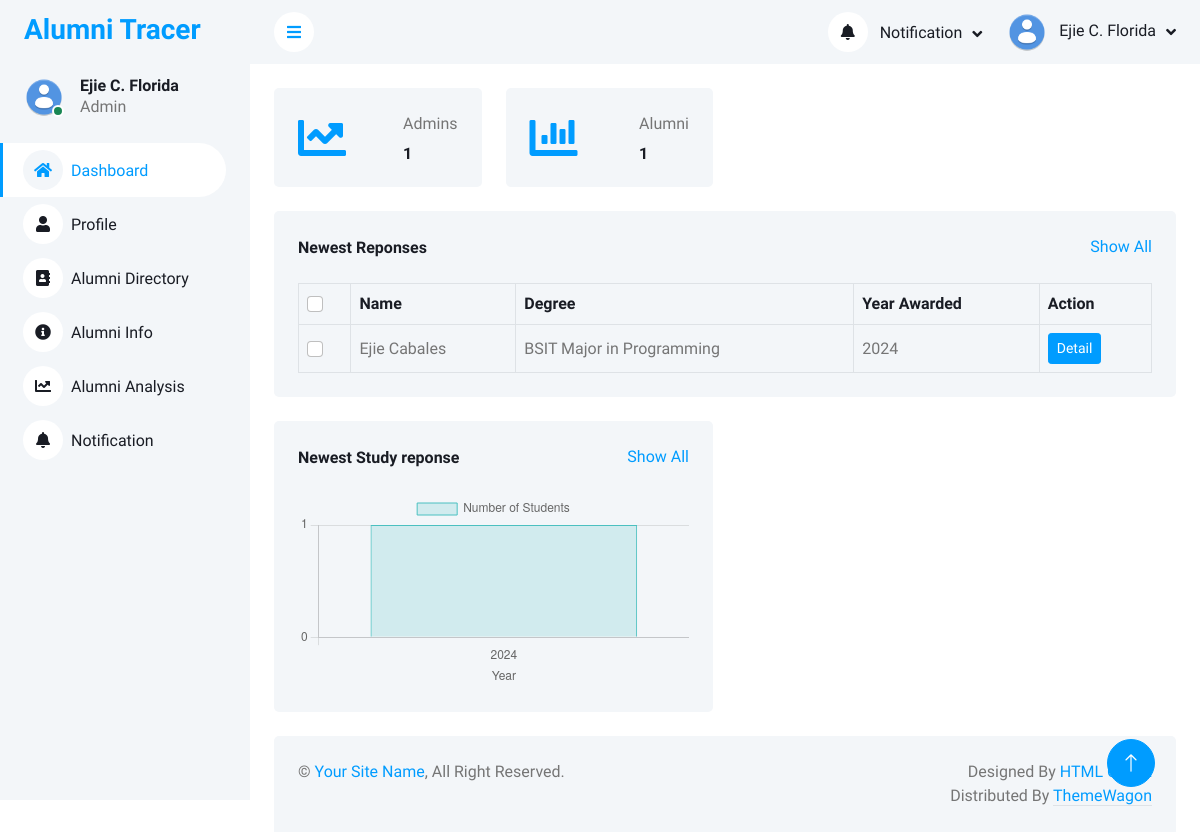
Before: /php_files/admin_dashboard.php (signed in) with the older database file.
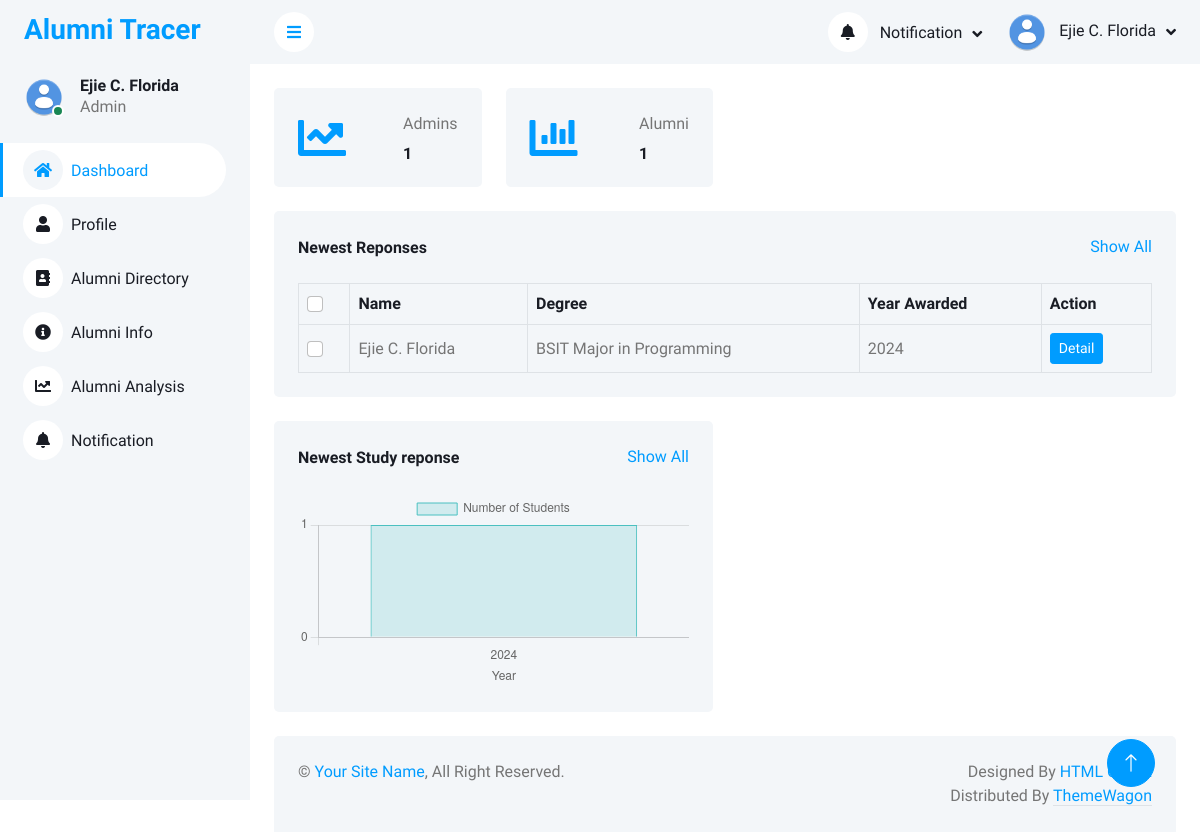
After: the same page with the newer database file.
### tables this page shows
CREATE TABLE `l_study_response` (
  `id` int(11) NOT NULL,
  `gmail` varchar(255) NOT NULL,
  `choose_school` varchar(255) NOT NULL,
  `name` varchar(255) NOT NULL,
  `sex` varchar(255) DEFAULT NULL,
  `age` int(3) DEFAULT NULL,
  `degree` varchar(255) DEFAULT NULL,
  `year_awarded` year(4) DEFAULT NULL,
  `current_study` text DEFAULT NULL,
  `if_no_jobs` text DEFAULT NULL,
  `if_yes_details` text DEFAULT NULL,
  `pursue_reasons` text DEFAULT NULL,
  `current_position` text DEFAULT NULL,
  `other_position` text DEFAULT NULL,
  `time_to_job` text DEFAULT NULL,
  `time_gap` text DEFAULT NULL,
  `employment_history` text DEFAULT NULL,
  `job_info_source` text DEFAULT NULL,
  `other_job_info` varchar(255) DEFAULT NULL,
  `job_qualifications` text DEFAULT NULL,
  `gross_salary` varchar(50) DEFAULT NULL,
  `job_benefits` text DEFAULT NULL,
  `work_location` varchar(255) DEFAULT NULL,
  `num_employees` varchar(255) DEFAULT NULL,
  `work_nature` varchar(255) DEFAULT NULL,
  `other_work_nature_text` text DEFAULT NULL,
  `proof_image` varchar(255) DEFAULT NULL,
  `job_problem` varchar(255) DEFAULT NULL,
  `problem_elaboration` text DEFAULT NULL,
  `self_employed_reason` text DEFAULT NULL,
  `knowledge_enhance` text DEFAULT NULL,
  `problem_solving` text DEFAULT NULL,
  `research_skills` text DEFAULT NULL,
  `learning_efficiency` text DEFAULT NULL,
  `communication_skills` text DEFAULT NULL,
  `more_inclined` text DEFAULT NULL,
  `team_spirit` text DEFAULT NULL,
  `job_relevance` varchar(255) DEFAULT NULL,
  `applied_course` varchar(255) DEFAULT NULL,
  `possible_reasons` varchar(255) DEFAULT NULL,
  `other_reasons` text DEFAULT NULL,
  `present_job` varchar(255) DEFAULT NULL,
  `other_job` text DEFAULT NULL,
  `range_module` text DEFAULT NULL,
  `optional_module` text DEFAULT NULL,
  `relevance` text DEFAULT NULL,
  `worlkload` text DEFAULT NULL,
  `solving` text DEFAULT NULL,
  `learning` text DEFAULT NULL,
  `placement` text DEFAULT NULL,
  `environment` text DEFAULT NULL,
  `quality` text DEFAULT NULL,
  `job_satisfaction` varchar(255) DEFAULT NULL,
  `job_stay` varchar(255) DEFAULT NULL,
  `stay_other_text` text DEFAULT NULL,
  `status` text DEFAULT NULL,
  `created_at` timestamp NOT NULL DEFAULT current_timestamp(),
  `check_mode` int(11) NOT NULL
);

### php_files/admin_dashboard.php (the view, shortened to what the changed rows need)
<?php
include("../connection/conn.php");
function decryptData($encryptedData)
{
    $key = ENCRYPTION_KEY;
    $data = base64_decode($encryptedData);
    $ivLength = openssl_cipher_iv_length('aes-256-cbc');
    $iv = substr($data, 0, $ivLength);
    $encrypted = substr($data, $ivLength);
    return openssl_decrypt($encrypted, 'aes-256-cbc', $key, 0, $iv);
}
$responseSql = "SELECT id, `name`, degree, year_awarded FROM l_study_response ORDER BY created_at DESC  LIMIT 5";
$responseQry = mysqli_query($conn, $responseSql);
$alumniSql = "SELECT degree, year_awarded, COUNT(*) as student_count
        FROM l_study_response
        GROUP BY  year_awarded
        ORDER BY year_awarded";
$alumniQry = mysqli_query($conn, $alumniSql);
$years_degrees = [];
$student_counts = [];
while ($row = mysqli_fetch_assoc($alumniQry)) {
    $years_degrees[] = $row['year_awarded'];
    $student_counts[] = $row['student_count'];
}
$years_degrees_json = json_encode($years_degrees);
$student_counts_json = json_encode($student_counts);
?>
<!DOCTYPE html>
<html lang="en">
<head>
    <link href="https://cdnjs.cloudflare.com/ajax/libs/font-awesome/5.10.0/css/all.min.css" rel="stylesheet">
    <link href="https://cdn.jsdelivr.net/npm/bootstrap-icons@1.4.1/font/bootstrap-icons.css" rel="stylesheet">
    <link href="../template/lib/owlcarousel/assets/owl.carousel.min.css" rel="stylesheet">
    <link href="../template/lib/tempusdominus/css/tempusdominus-bootstrap-4.min.css" rel="stylesheet" />
    <link href="../template/css/bootstrap.min.css" rel="stylesheet">
    <link href="../template/css/style.css" rel="stylesheet">
</head>
<body>
    <div class="container-xxl position-relative bg-white d-flex p-0">
        <div class="content">
            <div class="container-fluid pt-4 px-4">
                <div class="bg-light text-center rounded p-4">
                    <div class="table-responsive">
                        <table class="table text-start align-middle table-bordered table-hover mb-0">
                            <thead>
                                <tr class="text-dark">
                                    <th scope="col"><input class="form-check-input" type="checkbox"></th>
                                    <th scope="col">Name</th>
                                    <th scope="col">Degree</th>
                                    <th scope="col">Year Awarded</th>
                                    <th scope="col">Action</th>
                                </tr>
                            </thead>
                            <tbody>
                                <?php
                                if ($responseQry) {
                                    while ($response = mysqli_fetch_assoc($responseQry)) {
                                ?>
                                        <tr>
                                            <td><input class="form-check-input" type="checkbox"></td>
                                            <td> <?php echo decryptData($response["name"]); ?> </td>
                                            <td> <?php echo decryptData($response["degree"]); ?> </td>
                                            <td> <?php echo $response["year_awarded"]; ?> </td>
                                            <td><a class="btn btn-sm btn-primary" href="">Detail</a></td>
                                        </tr>
                                <?php
                                    }
                                } else {
                                    echo "
                                        <tr>
                                            <td colspan='5'>No data found</td>
                                        </tr>
                                    ";
                                }
                                ?>
                            </tbody>
                        </table>
                    </div>
                </div>
            </div>
        </div>
    </div>
    <script>
        document.addEventListener("DOMContentLoaded", function() {
            // Get the canvas element by ID
            var ctx = document.getElementById("alumni-graph").getContext('2d');
            // Fetch the data from PHP (passed as JSON)
            var labels = <?php echo $years_degrees_json; ?>; // Year and Degree labels
            var data = <?php echo $student_counts_json; ?>; // Student counts
            // Create a new bar chart
            var studentsChart = new Chart(ctx, {
                type: 'bar',
                data: {
                    labels: labels, // Dynamic labels (Year - Degree)
                    datasets: [{
                        label: 'Number of Students',
                        data: data, // Dynamic data (student counts)
                        backgroundColor: 'rgba(75, 192, 192, 0.2)',
                        borderColor: 'rgba(75, 192, 192, 1)',
                        borderWidth: 1
                    }]
                },
                options: {
                    responsive: true,
                    scales: {
                        x: {
                            title: {
                                display: true,
                                text: 'Year'
                            }
                        },
                        y: {
                            ticks: {
                                stepSize: 1, // Ensure step size is 1 to only show whole numbers
                                callback: function(value) {
                                    if (Number.isInteger(value)) {
                                        return value; // Only return whole numbers
                                    }
                                }
                            }
                        },
                        beginAtZero: true // Ensures the y-axis starts at 0
                    }
                }
            });
        });
    </script>
</body>
</html>

Changed rows visible on the page:
changed l_study_response "BSIT Major in Programming": name "Ejie Cabales" → "Ejie C. Florida"
